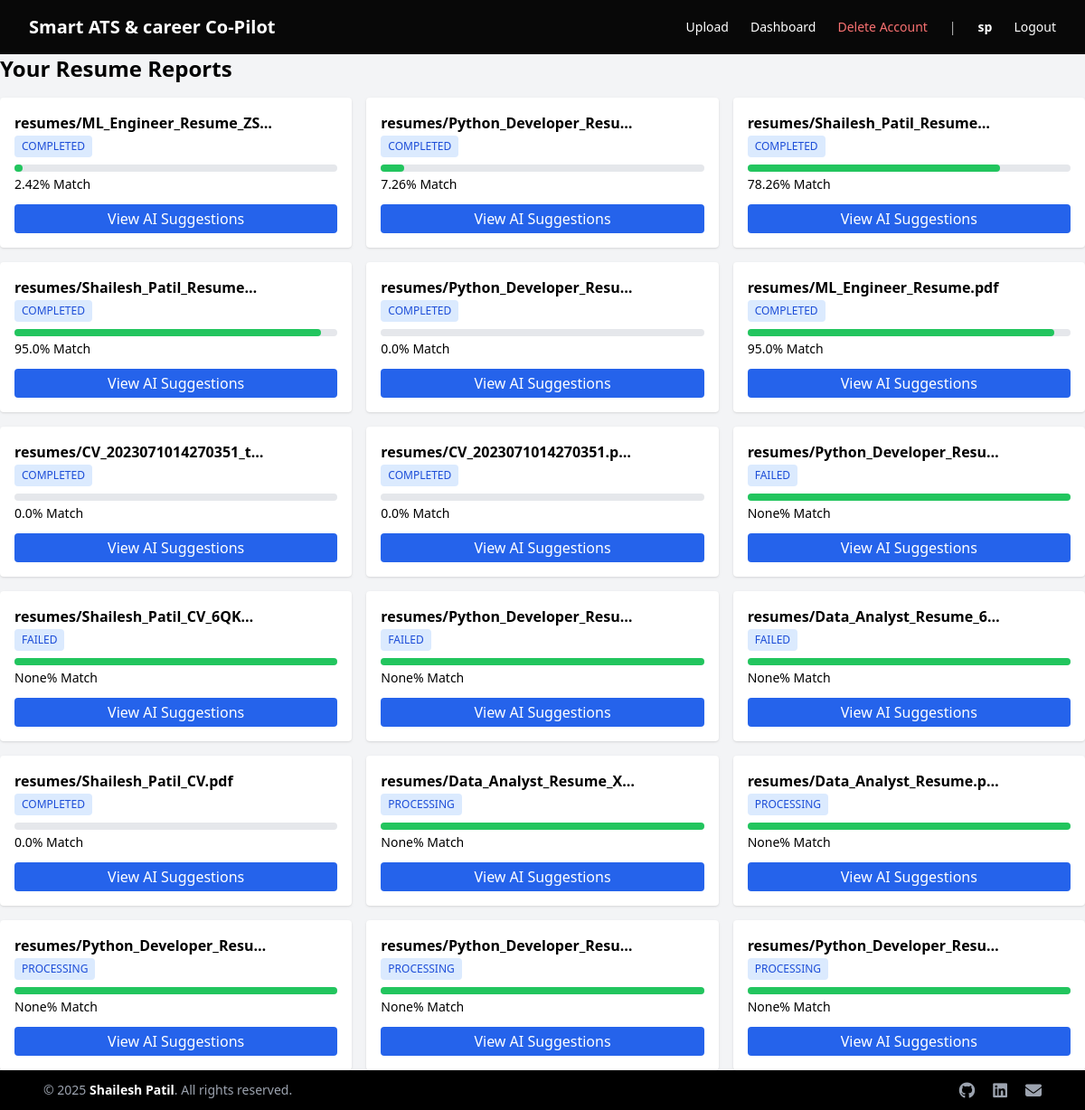
/upload/dashboard/ (signed in), run on an earlier commit of the app's database.
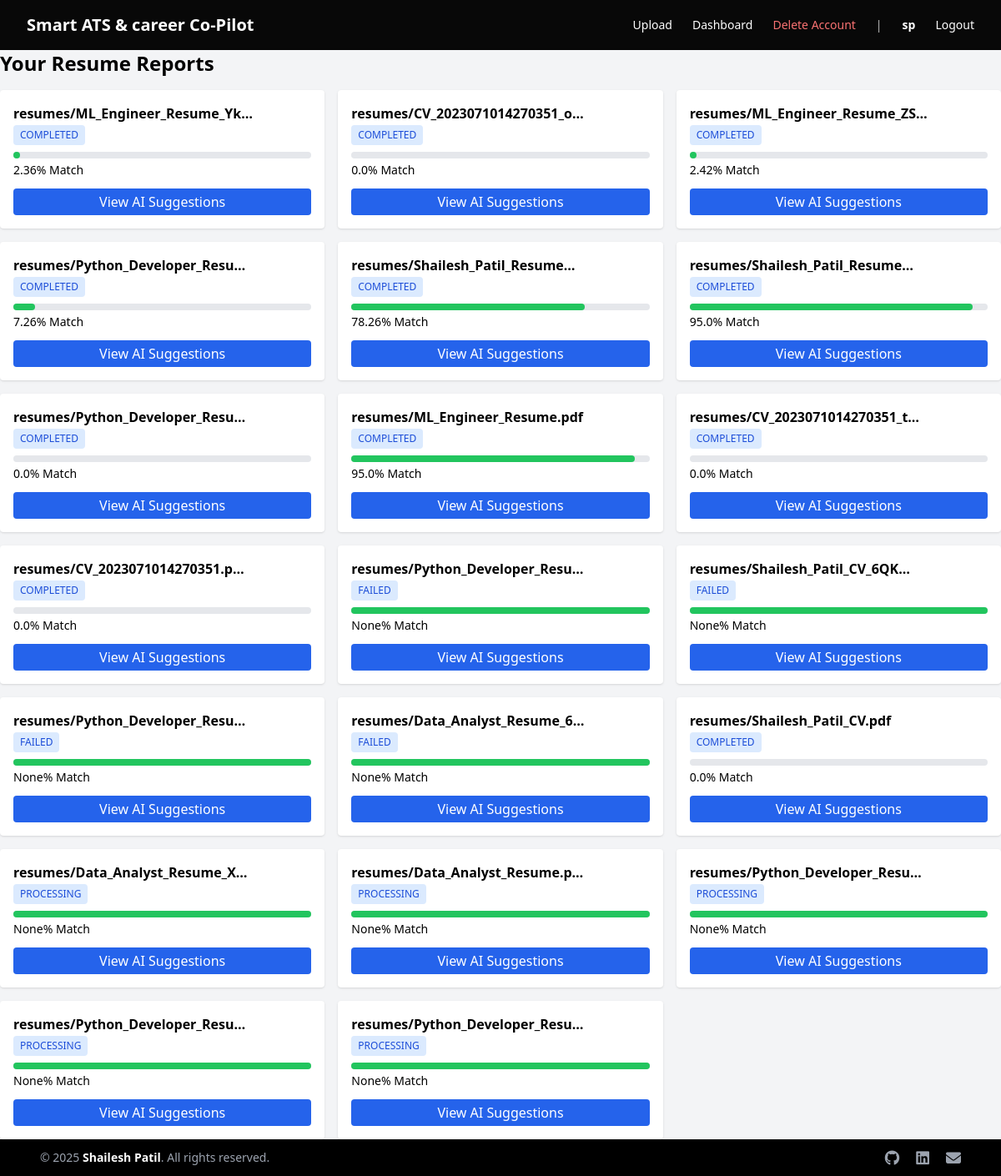
And on a later commit of the database.
### uploads/models.py (models this page shows)
class ResumeUpload(models.Model):
    STATUS_CHOICES = [
        ('PENDING', 'Pending'),
        ('PROCESSING', 'Processing'),
        ('COMPLETED', 'Completed'),
        ('FAILED', 'Failed'),
    ]
    user = models.ForeignKey(settings.AUTH_USER_MODEL, on_delete=models.CASCADE, null=True, blank=True)
    resume_file = models.FileField(upload_to='resumes/')
    job_description = models.TextField()
    extracted_text = models.TextField(blank=True, null=True)
    ats_score = models.FloatField(null=True, blank=True)
    status = models.CharField(max_length=20, choices=STATUS_CHOICES, default='PENDING')
    created_at = models.DateTimeField(auto_now_add=True)
    missing_keywords = models.TextField(null=True, blank=True)
    ai_suggestions = models.TextField(null=True, blank=True)

### uploads/views.py (the view)
# urls.py: path('dashboard/', dashboard, name='dashboard'),
@login_required
def dashboard(request):
    records = ResumeUpload.objects.filter(user=request.user).order_by('-created_at')
    return render(request, 'uploads/dashboard.html', {'records': records})

### templates/uploads/dashboard.html
{% extends 'base.html' %}
{% block content %}
<h2 class="text-2xl font-bold mb-4">Your Resume Reports</h2>
<div class="grid grid-cols-1 md:grid-cols-2 lg:grid-cols-3 gap-4">
{% for r in records %}
<div class="bg-white p-4 rounded shadow">
  <p class="font-semibold">{{ r.resume_file.name|truncatechars:30 }}</p>
  <span class="inline-block px-2 py-1 text-xs rounded bg-blue-100 text-blue-700">
    {{ r.status }}
  </span>
  <div class="mt-2">
    <div class="h-2 bg-gray-200 rounded">
      <div class="h-2 bg-green-500 rounded" style="width:{{ r.ats_score }}%"></div>
    </div>
    <p class="text-sm mt-1">{{ r.ats_score }}% Match</p>
  </div>
  <a href="{% url 'view_report' r.id %}" class="block mt-3 text-center bg-blue-600 text-white py-1 rounded">
    View AI Suggestions
  </a>
</div>
{% endfor %}
</div>
{% endblock %}

What changed in the data, as far as the page shows it:
added ResumeUpload: resume_file.name "resumes/ML_Engineer_Resume_Yk…", status "COMPLETED", ats_score "2.36"
added ResumeUpload: resume_file.name "resumes/CV_2023071014270351_o…", status "COMPLETED", ats_score "0.0"
